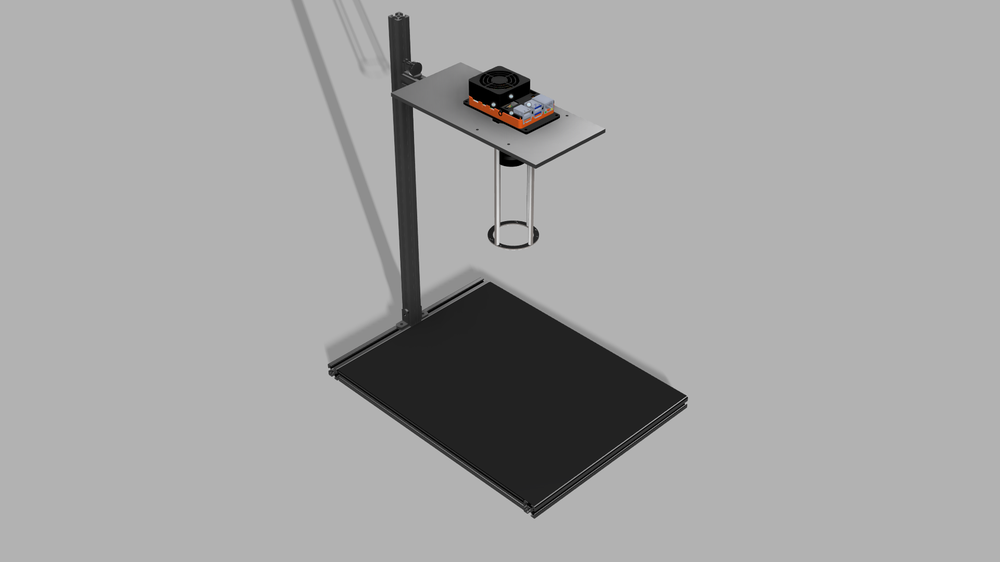
#> input picture image/ASB.png, 1000 x 562 px, shrunk from 1920 x 1080 before the run, found by its file name
$ python plot_iad_specimen_examples.py
#> lines starting #> are read from the running program, lines starting #| are printed output that depends on the picture
import matplotlib.pyplot as plt
import matplotlib.image as mpimg
from matplotlib.gridspec import GridSpec

# 1. โหลดไฟล์รูปภาพที่อัปโหลด
# (a) รูปโมเดล 3D CAD จาก Fusion 360
img_a = mpimg.imread('ASB.png')
#> img_a is the input picture: shape (562, 1000, 4) float32; mean R, G, B, A 0.64, 0.639, 0.639, 1
# (b) รูปถ่ายรอยขีดข่วนจำลอง (Scratches)
img_b = mpimg.imread('scratch.png')
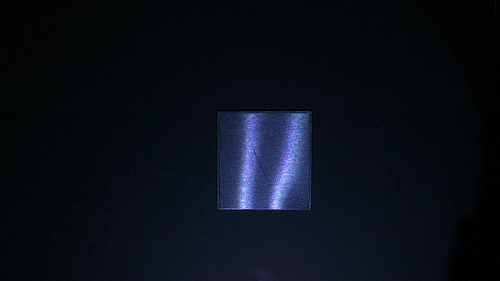
#> input picture image/scratch.png, 500 x 281 px, shrunk from 960 x 540 before the run, found by its file name
#> img_b is the input picture: shape (281, 500, 3) float32; mean R, G, B 0.0375, 0.0581, 0.0916
# (c) รูปถ่ายรอยบุบจำลอง (Dents)
img_c = mpimg.imread('dent.png')
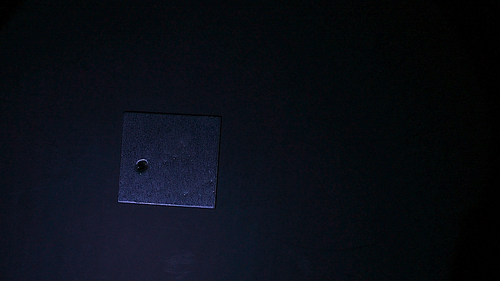
#> input picture image/dent.png, 500 x 281 px, shrunk from 960 x 540 before the run, found by its file name
#> img_c is the input picture: shape (281, 500, 3) float32; mean R, G, B 0.0375, 0.0519, 0.0826

# 2. สร้าง Figure และ GridSpec สำหรับจัดวางรูปภาพ
fig = plt.figure(figsize=(12, 4.5))
gs = GridSpec(1, 3, figure=fig, wspace=0.1)

# 3. แสดงรูปภาพในแต่ละช่อง
# ช่อง (a)
ax1 = fig.add_subplot(gs[0, 0])
ax1.imshow(img_a)
ax1.axis('off')
ax1.text(0.5, -0.15, '(a) Experimental Setup (3D CAD Model)',
         transform=ax1.transAxes, ha='center', va='top', fontsize=11)

# ช่อง (b)
ax2 = fig.add_subplot(gs[0, 1])
ax2.imshow(img_b)
ax2.axis('off')
ax2.text(0.5, -0.15, '(b) Simulated Scratches',
         transform=ax2.transAxes, ha='center', va='top', fontsize=11)

# ช่อง (c)
ax3 = fig.add_subplot(gs[0, 2])
ax3.imshow(img_c)
ax3.axis('off')
ax3.text(0.5, -0.15, '(c) Simulated Dents',
         transform=ax3.transAxes, ha='center', va='top', fontsize=11)


# 5. ปรับระยะขอบและบันทึกไฟล์
plt.subplots_adjust(left=0.05, right=0.95, top=0.95, bottom=0.25)
plt.savefig('Experimental_Setup_and_Defects_Figure2.png', dpi=300, bbox_inches='tight')
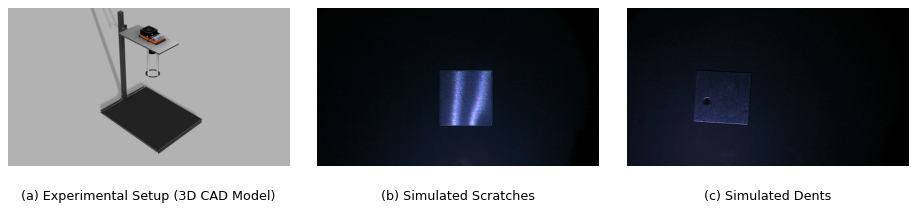
#> figure drawn by matplotlib, 3 panels

print("บันทึกไฟล์รูปภาพ Experimental_Setup_and_Defects_Figure2.png เรียบร้อยแล้ว")
